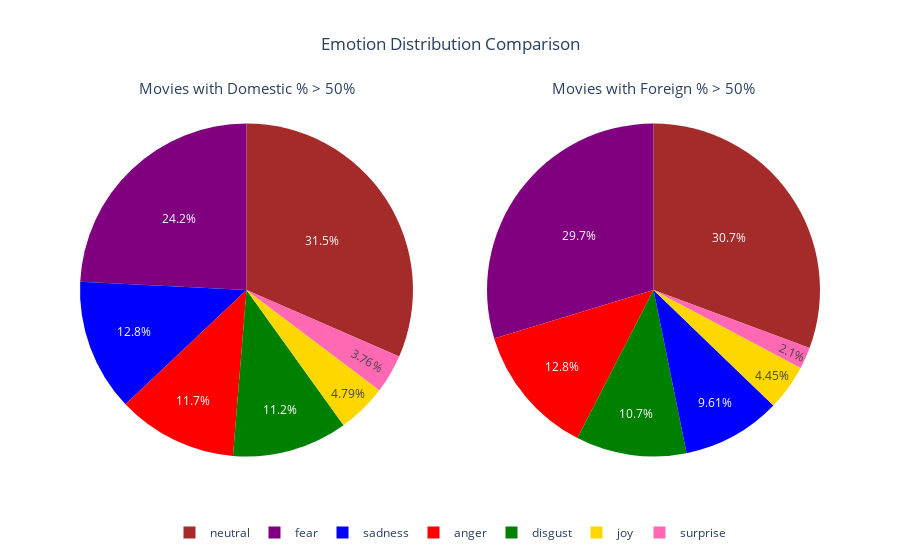

Source (notebook cell):
### Code cell
from plotly.subplots import make_subplots

# Define a custom color map for emotions
color_map = {
    'anger': 'red',
    'sadness': 'blue',
    'joy': 'gold',
    'disgust': 'green',
    'neutral': 'brown',
    'surprise': 'hotpink',
    'fear': 'purple'
}

# Separate data for each group
domestic_counts = df[df['Foreign_higher'] == 0]['emotion'].value_counts().reset_index()
domestic_counts.columns = ['emotion', 'Counts']

foreign_counts = df[df['Foreign_higher'] == 1]['emotion'].value_counts().reset_index()
foreign_counts.columns = ['emotion', 'Counts']

# Create a subplot figure with two pie charts
fig2 = make_subplots(
    rows=1, cols=2, 
    specs=[[{'type': 'domain'}, {'type': 'domain'}]], 
    subplot_titles=[
        "Movies with Domestic % > 50%", 
        "Movies with Foreign % > 50%"
    ]
)

# Add pie chart for domestic movies
fig2.add_trace(
    px.pie(
        domestic_counts, 
        names='emotion', 
        values='Counts', 
        color='emotion',
        color_discrete_map=color_map
    ).data[0], 
    row=1, col=1
)

# Add pie chart for foreign movies
fig2.add_trace(
    px.pie(
        foreign_counts, 
        names='emotion', 
        values='Counts', 
        color='emotion',
        color_discrete_map=color_map
    ).data[0], 
    row=1, col=2
)

# Update layout to center title, adjust subplot titles, and show the legend
fig2.update_layout(
    title=dict(
        text="Emotion Distribution Comparison",
        x=0.5,  # Center align the title
        xanchor="center"
    ),
    showlegend=True,  # Enable the legend
    legend=dict(
        orientation="h",  # Horizontal legend
        x=0.5,
        xanchor="center",
        y=-0.1
    ),
    font=dict(
        size=12  # Adjust font size for subplot titles
    )
)

# Adjust subplot title font size
for annotation in fig2['layout']['annotations']:
    annotation['font'] = dict(size=15)  # Smaller font for subplot titles

# Show the combined figure
fig2.show()

### Figure 1 — Plotly figure (JSON) as saved in the notebook; plotly's stock layout.template omitted (floating-point values rounded to 4 significant figures)
{"data": [{"customdata": [["neutral"], ["fear"], ["sadness"], ["anger"], ["disgust"], ["joy"], ["surprise"]], "domain": {"x": [0, 0.45], "y": [0, 1]}, "hovertemplate": "emotion=%{customdata[0]}<br>Counts=%{value}<extra></extra>", "labels": ["neutral", "fear", "sadness", "anger", "disgust", "joy", "surprise"], "legendgroup": "", "marker": {"colors": ["brown", "purple", "blue", "red", "green", "gold", "hotpink"]}, "name": "", "showlegend": true, "type": "pie", "values": [487, 374, 198, 180, 173, 74, 58]}, {"customdata": [["neutral"], ["fear"], ["anger"], ["disgust"], ["sadness"], ["joy"], ["surprise"]], "domain": {"x": [0.55, 1], "y": [0, 1]}, "hovertemplate": "emotion=%{customdata[0]}<br>Counts=%{value}<extra></extra>", "labels": ["neutral", "fear", "anger", "disgust", "sadness", "joy", "surprise"], "legendgroup": "", "marker": {"colors": ["brown", "purple", "red", "green", "blue", "gold", "hotpink"]}, "name": "", "showlegend": true, "type": "pie", "values": [351, 340, 146, 123, 110, 51, 24]}], "layout": {"annotations": [{"font": {"size": 15}, "showarrow": false, "text": "Movies with Domestic % > 50%", "x": 0.225, "xanchor": "center", "xref": "paper", "y": 1, "yanchor": "bottom", "yref": "paper"}, {"font": {"size": 15}, "showarrow": false, "text": "Movies with Foreign % > 50%", "x": 0.775, "xanchor": "center", "xref": "paper", "y": 1, "yanchor": "bottom", "yref": "paper"}], "font": {"size": 12}, "legend": {"orientation": "h", "x": 0.5, "xanchor": "center", "y": -0.1}, "showlegend": true, "title": {"text": "Emotion Distribution Comparison", "x": 0.5, "xanchor": "center"}}}
